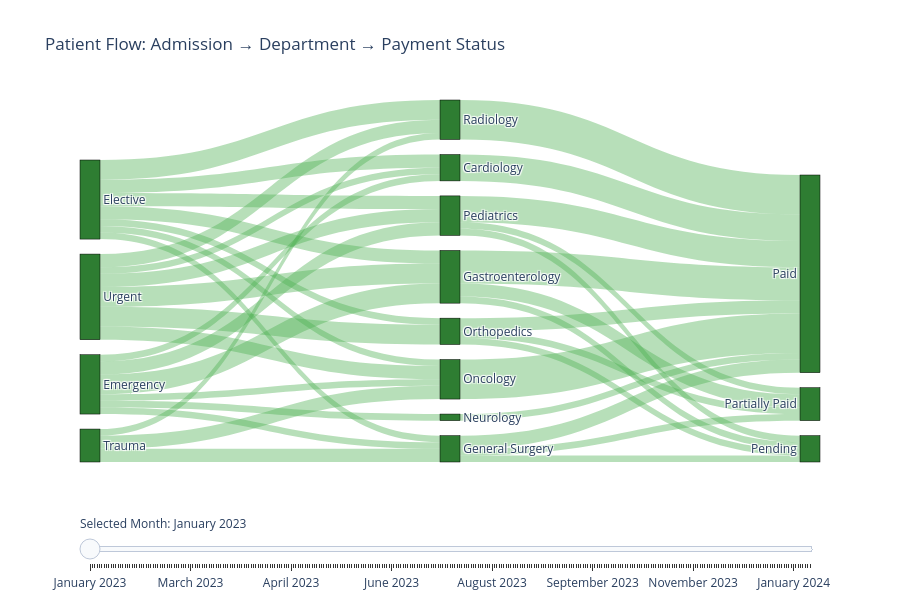

Notebook cell for this chart:
### Code cell
df['Month'] = df['Date'].dt.strftime('%B %Y')
months = sorted(df['Date'].unique())
month_labels = [d.strftime('%B %Y') for d in pd.to_datetime(months).unique()]

def get_sankey_data(filtered_df):
    # Flow 1: Admission_Type -> Department
    flow1 = filtered_df.groupby(['Admission_Type', 'Department']).size().reset_index(name='value')
    flow1.columns = ['source', 'target', 'value']
    
    # Flow 2: Department -> Payment_Status
    flow2 = filtered_df.groupby(['Department', 'Payment_Status']).size().reset_index(name='value')
    flow2.columns = ['source', 'target', 'value']
    
    full_flow = pd.concat([flow1, flow2])
    
    # Unique labels for nodes
    labels = list(pd.unique(full_flow[['source', 'target']].values.ravel('K')))
    mapping = {label: i for i, label in enumerate(labels)}
    
    return labels, {
        'source': full_flow['source'].map(mapping).tolist(),
        'target': full_flow['target'].map(mapping).tolist(),
        'value': full_flow['value'].tolist()
    }

# 2. Create Initial Figure
initial_month = month_labels[0]
labels, data = get_sankey_data(df[df['Month'] == initial_month])

sankey_fig = go.Figure(data=[go.Sankey(
    node=dict(
        pad=15, thickness=20, line=dict(color="black", width=0.5),
        label=labels,
        color="#2E7D32" # Hospital Green
    ),
    link=dict(
        source=data['source'],
        target=data['target'],
        value=data['value'],
        color="rgba(76, 175, 80, 0.4)" # Transparent Green
    )
)])

# 3. Add Slider Logic (Frames)
frames = []
for m in month_labels:
    l, d = get_sankey_data(df[df['Month'] == m])
    frames.append(go.Frame(
        data=[go.Sankey(
            node=dict(label=l, color="#2E7D32"),
            link=dict(source=d['source'], target=d['target'], value=d['value'])
        )],
        name=m
    ))

sankey_fig.frames = frames

# 4. Configure Slider Layout
sliders = [dict(
    steps=[dict(
        method="animate",
        args=[[m], dict(mode="immediate", frame=dict(duration=300, redraw=True), transition=dict(duration=0))],
        label=m
    ) for m in month_labels],
    active=0,
    currentvalue={"prefix": "Selected Month: "},
    pad={"t": 50}
)]

sankey_fig.update_layout(
    title_text="Patient Flow: Admission → Department → Payment Status",
    font_size=12,
    template="plotly_white",
    sliders=sliders,
    height=600
)

sankey_fig.show()
